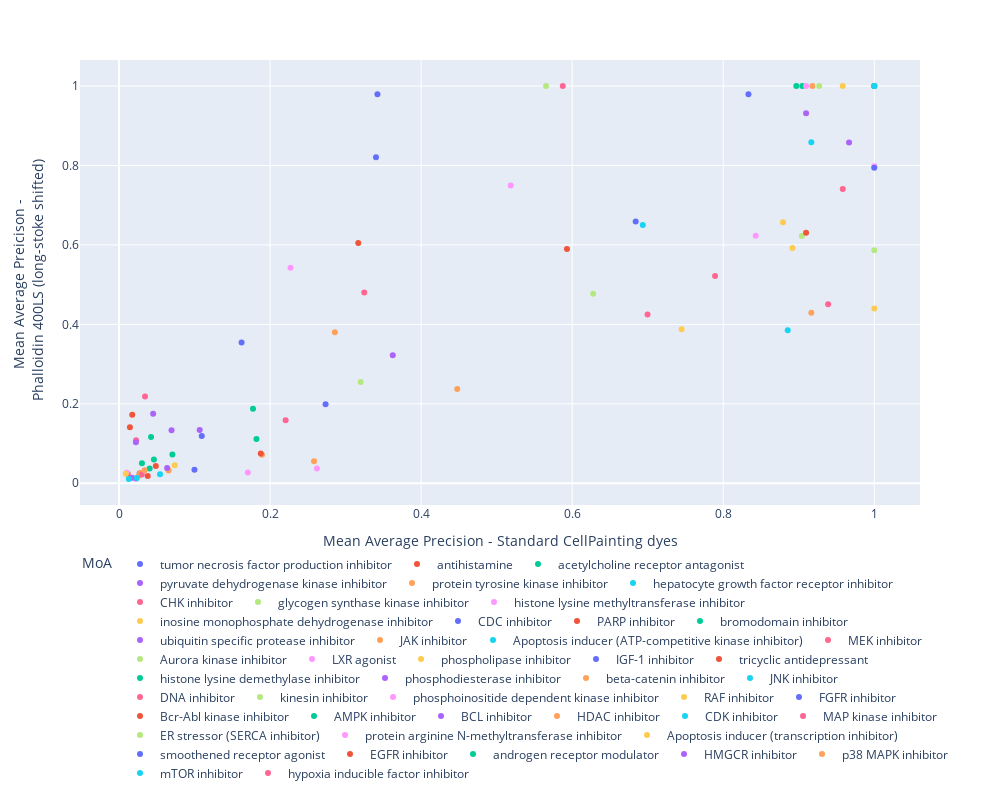

The notebook cell this image was saved under:
### Markdown cell above
#### Standard cellpainting data vs Actin

### Code cell
actin_fig = px.scatter(combined_moa_df, x =combined_moa_df['average_precision_std'], y=combined_moa_df['average_precision_act'],labels={'average_precision_std':'Mean Average Precision - Standard CellPainting dyes', 'average_precision_act':'Mean Average Preicison - <br> Phalloidin 400LS (long-stoke shifted)'}, color=combined_moa_df['MoA'])
actin_fig.update_layout(legend=dict(orientation="h"), height=800, width=1000)

### Figure 1 — Plotly figure (JSON) as saved in the notebook; plotly's stock layout.template omitted (floating-point values rounded to 4 significant figures)
{"data": [{"hovertemplate": "MoA=tumor necrosis factor production inhibitor<br>Mean Average Precision - Standard CellPainting dyes=%{x}<br>Mean Average Preicison - <br> Phalloidin 400LS (long-stoke shifted)=%{y}<extra></extra>", "legendgroup": "tumor necrosis factor production inhibitor", "marker": {"color": "#636efa", "symbol": "circle"}, "mode": "markers", "name": "tumor necrosis factor production inhibitor", "orientation": "v", "showlegend": true, "type": "scatter", "x": [0.1096, 0.02726], "xaxis": "x", "y": [0.1189, 0.02469], "yaxis": "y"}, {"hovertemplate": "MoA=antihistamine<br>Mean Average Precision - Standard CellPainting dyes=%{x}<br>Mean Average Preicison - <br> Phalloidin 400LS (long-stoke shifted)=%{y}<extra></extra>", "legendgroup": "antihistamine", "marker": {"color": "#EF553B", "symbol": "circle"}, "mode": "markers", "name": "antihistamine", "orientation": "v", "showlegend": true, "type": "scatter", "x": [0.01139, 0.03798], "xaxis": "x", "y": [0.02382, 0.01836], "yaxis": "y"}, {"hovertemplate": "MoA=acetylcholine receptor antagonist<br>Mean Average Precision - Standard CellPainting dyes=%{x}<br>Mean Average Preicison - <br> Phalloidin 400LS (long-stoke shifted)=%{y}<extra></extra>", "legendgroup": "acetylcholine receptor antagonist", "marker": {"color": "#00cc96", "symbol": "circle"}, "mode": "markers", "name": "acetylcholine receptor antagonist", "orientation": "v", "showlegend": true, "type": "scatter", "x": [0.04617, 0.0424], "xaxis": "x", "y": [0.05966, 0.1165], "yaxis": "y"}, {"hovertemplate": "MoA=pyruvate dehydrogenase kinase inhibitor<br>Mean Average Precision - Standard CellPainting dyes=%{x}<br>Mean Average Preicison - <br> Phalloidin 400LS (long-stoke shifted)=%{y}<extra></extra>", "legendgroup": "pyruvate dehydrogenase kinase inhibitor", "marker": {"color": "#ab63fa", "symbol": "circle"}, "mode": "markers", "name": "pyruvate dehydrogenase kinase inhibitor", "orientation": "v", "showlegend": true, "type": "scatter", "x": [0.1068, 0.9097], "xaxis": "x", "y": [0.1339, 0.9315], "yaxis": "y"}, {"hovertemplate": "MoA=protein tyrosine kinase inhibitor<br>Mean Average Precision - Standard CellPainting dyes=%{x}<br>Mean Average Preicison - <br> Phalloidin 400LS (long-stoke shifted)=%{y}<extra></extra>", "legendgroup": "protein tyrosine kinase inhibitor", "marker": {"color": "#FFA15A", "symbol": "circle"}, "mode": "markers", "name": "protein tyrosine kinase inhibitor", "orientation": "v", "showlegend": true, "type": "scatter", "x": [0.1893, 0.02813], "xaxis": "x", "y": [0.0719, 0.0259], "yaxis": "y"}, {"hovertemplate": "MoA=hepatocyte growth factor receptor inhibitor<br>Mean Average Precision - Standard CellPainting dyes=%{x}<br>Mean Average Preicison - <br> Phalloidin 400LS (long-stoke shifted)=%{y}<extra></extra>", "legendgroup": "hepatocyte growth factor receptor inhibitor", "marker": {"color": "#19d3f3", "symbol": "circle"}, "mode": "markers", "name": "hepatocyte growth factor receptor inhibitor", "orientation": "v", "showlegend": true, "type": "scatter", "x": [0.9167, 0.05425], "xaxis": "x", "y": [0.8586, 0.02286], "yaxis": "y"}, {"hovertemplate": "MoA=CHK inhibitor<br>Mean Average Precision - Standard CellPainting dyes=%{x}<br>Mean Average Preicison - <br> Phalloidin 400LS (long-stoke shifted)=%{y}<extra></extra>", "legendgroup": "CHK inhibitor", "marker": {"color": "#FF6692", "symbol": "circle"}, "mode": "markers", "name": "CHK inhibitor", "orientation": "v", "showlegend": true, "type": "scatter", "x": [0.9583, 0.7892], "xaxis": "x", "y": [0.741, 0.5214], "yaxis": "y"}, {"hovertemplate": "MoA=glycogen synthase kinase inhibitor<br>Mean Average Precision - Standard CellPainting dyes=%{x}<br>Mean Average Preicison - <br> Phalloidin 400LS (long-stoke shifted)=%{y}<extra></extra>", "legendgroup": "glycogen synthase kinase inhibitor", "marker": {"color": "#B6E880", "symbol": "circle"}, "mode": "markers", "name": "glycogen synthase kinase inhibitor", "orientation": "v", "showlegend": true, "type": "scatter", "x": [1, 0.5654], "xaxis": "x", "y": [0.5864, 1], "yaxis": "y"}, {"hovertemplate": "MoA=histone lysine methyltransferase inhibitor<br>Mean Average Precision - Standard CellPainting dyes=%{x}<br>Mean Average Preicison - <br> Phalloidin 400LS (long-stoke shifted)=%{y}<extra></extra>", "legendgroup": "histone lysine methyltransferase inhibitor", "marker": {"color": "#FF97FF", "symbol": "circle"}, "mode": "markers", "name": "histone lysine methyltransferase inhibitor", "orientation": "v", "showlegend": true, "type": "scatter", "x": [0.01016, 1], "xaxis": "x", "y": [0.02626, 0.7979], "yaxis": "y"}, {"hovertemplate": "MoA=inosine monophosphate dehydrogenase inhibitor<br>Mean Average Precision - Standard CellPainting dyes=%{x}<br>Mean Average Preicison - <br> Phalloidin 400LS (long-stoke shifted)=%{y}<extra></extra>", "legendgroup": "inosine monophosphate dehydrogenase inhibitor", "marker": {"color": "#FECB52", "symbol": "circle"}, "mode": "markers", "name": "inosine monophosphate dehydrogenase inhibitor", "orientation": "v", "showlegend": true, "type": "scatter", "x": [0.9583, 1], "xaxis": "x", "y": [1, 0.4397], "yaxis": "y"}, {"hovertemplate": "MoA=CDC inhibitor<br>Mean Average Precision - Standard CellPainting dyes=%{x}<br>Mean Average Preicison - <br> Phalloidin 400LS (long-stoke shifted)=%{y}<extra></extra>", "legendgroup": "CDC inhibitor", "marker": {"color": "#636efa", "symbol": "circle"}, "mode": "markers", "name": "CDC inhibitor", "orientation": "v", "showlegend": true, "type": "scatter", "x": [1, 0.09987], "xaxis": "x", "y": [0.7942, 0.03386], "yaxis": "y"}, {"hovertemplate": "MoA=PARP inhibitor<br>Mean Average Precision - Standard CellPainting dyes=%{x}<br>Mean Average Preicison - <br> Phalloidin 400LS (long-stoke shifted)=%{y}<extra></extra>", "legendgroup": "PARP inhibitor", "marker": {"color": "#EF553B", "symbol": "circle"}, "mode": "markers", "name": "PARP inhibitor", "orientation": "v", "showlegend": true, "type": "scatter", "x": [0.1877, 0.5931], "xaxis": "x", "y": [0.07504, 0.59], "yaxis": "y"}, {"hovertemplate": "MoA=bromodomain inhibitor<br>Mean Average Precision - Standard CellPainting dyes=%{x}<br>Mean Average Preicison - <br> Phalloidin 400LS (long-stoke shifted)=%{y}<extra></extra>", "legendgroup": "bromodomain inhibitor", "marker": {"color": "#00cc96", "symbol": "circle"}, "mode": "markers", "name": "bromodomain inhibitor", "orientation": "v", "showlegend": true, "type": "scatter", "x": [0.1774, 0.8968], "xaxis": "x", "y": [0.1878, 1], "yaxis": "y"}, {"hovertemplate": "MoA=ubiquitin specific protease inhibitor<br>Mean Average Precision - Standard CellPainting dyes=%{x}<br>Mean Average Preicison - <br> Phalloidin 400LS (long-stoke shifted)=%{y}<extra></extra>", "legendgroup": "ubiquitin specific protease inhibitor", "marker": {"color": "#ab63fa", "symbol": "circle"}, "mode": "markers", "name": "ubiquitin specific protease inhibitor", "orientation": "v", "showlegend": true, "type": "scatter", "x": [0.02248, 0.06952], "xaxis": "x", "y": [0.01174, 0.1337], "yaxis": "y"}, {"hovertemplate": "MoA=JAK inhibitor<br>Mean Average Precision - Standard CellPainting dyes=%{x}<br>Mean Average Preicison - <br> Phalloidin 400LS (long-stoke shifted)=%{y}<extra></extra>", "legendgroup": "JAK inhibitor", "marker": {"color": "#FFA15A", "symbol": "circle"}, "mode": "markers", "name": "JAK inhibitor", "orientation": "v", "showlegend": true, "type": "scatter", "x": [0.06569, 0.2582], "xaxis": "x", "y": [0.03241, 0.05544], "yaxis": "y"}, {"hovertemplate": "MoA=Apoptosis inducer (ATP-competitive kinase inhibitor)<br>Mean Average Precision - Standard CellPainting dyes=%{x}<br>Mean Average Preicison - <br> Phalloidin 400LS (long-stoke shifted)=%{y}<extra></extra>", "legendgroup": "Apoptosis inducer (ATP-competitive kinase inhibitor)", "marker": {"color": "#19d3f3", "symbol": "circle"}, "mode": "markers", "name": "Apoptosis inducer (ATP-competitive kinase inhibitor)", "orientation": "v", "showlegend": true, "type": "scatter", "x": [0.6936], "xaxis": "x", "y": [0.6501], "yaxis": "y"}, {"hovertemplate": "MoA=MEK inhibitor<br>Mean Average Precision - Standard CellPainting dyes=%{x}<br>Mean Average Preicison - <br> Phalloidin 400LS (long-stoke shifted)=%{y}<extra></extra>", "legendgroup": "MEK inhibitor", "marker": {"color": "#FF6692", "symbol": "circle"}, "mode": "markers", "name": "MEK inhibitor", "orientation": "v", "showlegend": true, "type": "scatter", "x": [0.2206, 0.5876], "xaxis": "x", "y": [0.1584, 1], "yaxis": "y"}, {"hovertemplate": "MoA=Aurora kinase inhibitor<br>Mean Average Precision - Standard CellPainting dyes=%{x}<br>Mean Average Preicison - <br> Phalloidin 400LS (long-stoke shifted)=%{y}<extra></extra>", "legendgroup": "Aurora kinase inhibitor", "marker": {"color": "#B6E880", "symbol": "circle"}, "mode": "markers", "name": "Aurora kinase inhibitor", "orientation": "v", "showlegend": true, "type": "scatter", "x": [0.9271, 0.6278], "xaxis": "x", "y": [1, 0.4769], "yaxis": "y"}, {"hovertemplate": "MoA=LXR agonist<br>Mean Average Precision - Standard CellPainting dyes=%{x}<br>Mean Average Preicison - <br> Phalloidin 400LS (long-stoke shifted)=%{y}<extra></extra>", "legendgroup": "LXR agonist", "marker": {"color": "#FF97FF", "symbol": "circle"}, "mode": "markers", "name": "LXR agonist", "orientation": "v", "showlegend": true, "type": "scatter", "x": [0.8431, 0.262], "xaxis": "x", "y": [0.6231, 0.03732], "yaxis": "y"}, {"hovertemplate": "MoA=phospholipase inhibitor<br>Mean Average Precision - Standard CellPainting dyes=%{x}<br>Mean Average Preicison - <br> Phalloidin 400LS (long-stoke shifted)=%{y}<extra></extra>", "legendgroup": "phospholipase inhibitor", "marker": {"color": "#FECB52", "symbol": "circle"}, "mode": "markers", "name": "phospholipase inhibitor", "orientation": "v", "showlegend": true, "type": "scatter", "x": [0.008888, 0.8792], "xaxis": "x", "y": [0.02403, 0.6573], "yaxis": "y"}, {"hovertemplate": "MoA=IGF-1 inhibitor<br>Mean Average Precision - Standard CellPainting dyes=%{x}<br>Mean Average Preicison - <br> Phalloidin 400LS (long-stoke shifted)=%{y}<extra></extra>", "legendgroup": "IGF-1 inhibitor", "marker": {"color": "#636efa", "symbol": "circle"}, "mode": "markers", "name": "IGF-1 inhibitor", "orientation": "v", "showlegend": true, "type": "scatter", "x": [0.6841, 0.3402], "xaxis": "x", "y": [0.6589, 0.8208], "yaxis": "y"}, {"hovertemplate": "MoA=tricyclic antidepressant<br>Mean Average Precision - Standard CellPainting dyes=%{x}<br>Mean Average Preicison - <br> Phalloidin 400LS (long-stoke shifted)=%{y}<extra></extra>", "legendgroup": "tricyclic antidepressant", "marker": {"color": "#EF553B", "symbol": "circle"}, "mode": "markers", "name": "tricyclic antidepressant", "orientation": "v", "showlegend": true, "type": "scatter", "x": [0.0144, 0.0487], "xaxis": "x", "y": [0.1412, 0.04378], "yaxis": "y"}, {"hovertemplate": "MoA=histone lysine demethylase inhibitor<br>Mean Average Precision - Standard CellPainting dyes=%{x}<br>Mean Average Preicison - <br> Phalloidin 400LS (long-stoke shifted)=%{y}<extra></extra>", "legendgroup": "histone lysine demethylase inhibitor", "marker": {"color": "#00cc96", "symbol": "circle"}, "mode": "markers", "name": "histone lysine demethylase inhibitor", "orientation": "v", "showlegend": true, "type": "scatter", "x": [0.03033, 0.9048], "xaxis": "x", "y": [0.05027, 1], "yaxis": "y"}, {"hovertemplate": "MoA=phosphodiesterase inhibitor<br>Mean Average Precision - Standard CellPainting dyes=%{x}<br>Mean Average Preicison - <br> Phalloidin 400LS (long-stoke shifted)=%{y}<extra></extra>", "legendgroup": "phosphodiesterase inhibitor", "marker": {"color": "#ab63fa", "symbol": "circle"}, "mode": "markers", "name": "phosphodiesterase inhibitor", "orientation": "v", "showlegend": true, "type": "scatter", "x": [0.06367, 0.01717], "xaxis": "x", "y": [0.03855, 0.01368], "yaxis": "y"}, {"hovertemplate": "MoA=beta-catenin inhibitor<br>Mean Average Precision - Standard CellPainting dyes=%{x}<br>Mean Average Preicison - <br> Phalloidin 400LS (long-stoke shifted)=%{y}<extra></extra>", "legendgroup": "beta-catenin inhibitor", "marker": {"color": "#FFA15A", "symbol": "circle"}, "mode": "markers", "name": "beta-catenin inhibitor", "orientation": "v", "showlegend": true, "type": "scatter", "x": [0.02611, 0.4478], "xaxis": "x", "y": [0.01901, 0.2371], "yaxis": "y"}, {"hovertemplate": "MoA=JNK inhibitor<br>Mean Average Precision - Standard CellPainting dyes=%{x}<br>Mean Average Preicison - <br> Phalloidin 400LS (long-stoke shifted)=%{y}<extra></extra>", "legendgroup": "JNK inhibitor", "marker": {"color": "#19d3f3", "symbol": "circle"}, "mode": "markers", "name": "JNK inhibitor", "orientation": "v", "showlegend": true, "type": "scatter", "x": [0.01297, 0.02353], "xaxis": "x", "y": [0.01078, 0.01315], "yaxis": "y"}, {"hovertemplate": "MoA=DNA inhibitor<br>Mean Average Precision - Standard CellPainting dyes=%{x}<br>Mean Average Preicison - <br> Phalloidin 400LS (long-stoke shifted)=%{y}<extra></extra>", "legendgroup": "DNA inhibitor", "marker": {"color": "#FF6692", "symbol": "circle"}, "mode": "markers", "name": "DNA inhibitor", "orientation": "v", "showlegend": true, "type": "scatter", "x": [0.0302, 0.6998], "xaxis": "x", "y": [0.02239, 0.4247], "yaxis": "y"}, {"hovertemplate": "MoA=kinesin inhibitor<br>Mean Average Precision - Standard CellPainting dyes=%{x}<br>Mean Average Preicison - <br> Phalloidin 400LS (long-stoke shifted)=%{y}<extra></extra>", "legendgroup": "kinesin inhibitor", "marker": {"color": "#B6E880", "symbol": "circle"}, "mode": "markers", "name": "kinesin inhibitor", "orientation": "v", "showlegend": true, "type": "scatter", "x": [0.9042, 0.3199], "xaxis": "x", "y": [0.6227, 0.2552], "yaxis": "y"}, {"hovertemplate": "MoA=phosphoinositide dependent kinase inhibitor<br>Mean Average Precision - Standard CellPainting dyes=%{x}<br>Mean Average Preicison - <br> Phalloidin 400LS (long-stoke shifted)=%{y}<extra></extra>", "legendgroup": "phosphoinositide dependent kinase inhibitor", "marker": {"color": "#FF97FF", "symbol": "circle"}, "mode": "markers", "name": "phosphoinositide dependent kinase inhibitor", "orientation": "v", "showlegend": true, "type": "scatter", "x": [0.9097, 0.5186], "xaxis": "x", "y": [1, 0.7496], "yaxis": "y"}, {"hovertemplate": "MoA=RAF inhibitor<br>Mean Average Precision - Standard CellPainting dyes=%{x}<br>Mean Average Preicison - <br> Phalloidin 400LS (long-stoke shifted)=%{y}<extra></extra>", "legendgroup": "RAF inhibitor", "marker": {"color": "#FECB52", "symbol": "circle"}, "mode": "markers", "name": "RAF inhibitor", "orientation": "v", "showlegend": true, "type": "scatter", "x": [0.07374, 0.8917], "xaxis": "x", "y": [0.04513, 0.5923], "yaxis": "y"}, {"hovertemplate": "MoA=FGFR inhibitor<br>Mean Average Precision - Standard CellPainting dyes=%{x}<br>Mean Average Preicison - <br> Phalloidin 400LS (long-stoke shifted)=%{y}<extra></extra>", "legendgroup": "FGFR inhibitor", "marker": {"color": "#636efa", "symbol": "circle"}, "mode": "markers", "name": "FGFR inhibitor", "orientation": "v", "showlegend": true, "type": "scatter", "x": [0.3422, 0.8334], "xaxis": "x", "y": [0.9792, 0.9792], "yaxis": "y"}, {"hovertemplate": "MoA=Bcr-Abl kinase inhibitor<br>Mean Average Precision - Standard CellPainting dyes=%{x}<br>Mean Average Preicison - <br> Phalloidin 400LS (long-stoke shifted)=%{y}<extra></extra>", "legendgroup": "Bcr-Abl kinase inhibitor", "marker": {"color": "#EF553B", "symbol": "circle"}, "mode": "markers", "name": "Bcr-Abl kinase inhibitor", "orientation": "v", "showlegend": true, "type": "scatter", "x": [0.9097, 0.3168], "xaxis": "x", "y": [0.6309, 0.605], "yaxis": "y"}, {"hovertemplate": "MoA=AMPK inhibitor<br>Mean Average Precision - Standard CellPainting dyes=%{x}<br>Mean Average Preicison - <br> Phalloidin 400LS (long-stoke shifted)=%{y}<extra></extra>", "legendgroup": "AMPK inhibitor", "marker": {"color": "#00cc96", "symbol": "circle"}, "mode": "markers", "name": "AMPK inhibitor", "orientation": "v", "showlegend": true, "type": "scatter", "x": [0.07066], "xaxis": "x", "y": [0.07234], "yaxis": "y"}, {"hovertemplate": "MoA=BCL inhibitor<br>Mean Average Precision - Standard CellPainting dyes=%{x}<br>Mean Average Preicison - <br> Phalloidin 400LS (long-stoke shifted)=%{y}<extra></extra>", "legendgroup": "BCL inhibitor", "marker": {"color": "#ab63fa", "symbol": "circle"}, "mode": "markers", "name": "BCL inhibitor", "orientation": "v", "showlegend": true, "type": "scatter", "x": [0.9667, 0.3625], "xaxis": "x", "y": [0.8576, 0.3224], "yaxis": "y"}, {"hovertemplate": "MoA=HDAC inhibitor<br>Mean Average Precision - Standard CellPainting dyes=%{x}<br>Mean Average Preicison - <br> Phalloidin 400LS (long-stoke shifted)=%{y}<extra></extra>", "legendgroup": "HDAC inhibitor", "marker": {"color": "#FFA15A", "symbol": "circle"}, "mode": "markers", "name": "HDAC inhibitor", "orientation": "v", "showlegend": true, "type": "scatter", "x": [0.9167, 0.9181], "xaxis": "x", "y": [0.4292, 1], "yaxis": "y"}, {"hovertemplate": "MoA=CDK inhibitor<br>Mean Average Precision - Standard CellPainting dyes=%{x}<br>Mean Average Preicison - <br> Phalloidin 400LS (long-stoke shifted)=%{y}<extra></extra>", "legendgroup": "CDK inhibitor", "marker": {"color": "#19d3f3", "symbol": "circle"}, "mode": "markers", "name": "CDK inhibitor", "orientation": "v", "showlegend": true, "type": "scatter", "x": [0.8854, 1], "xaxis": "x", "y": [0.3849, 1], "yaxis": "y"}, {"hovertemplate": "MoA=MAP kinase inhibitor<br>Mean Average Precision - Standard CellPainting dyes=%{x}<br>Mean Average Preicison - <br> Phalloidin 400LS (long-stoke shifted)=%{y}<extra></extra>", "legendgroup": "MAP kinase inhibitor", "marker": {"color": "#FF6692", "symbol": "circle"}, "mode": "markers", "name": "MAP kinase inhibitor", "orientation": "v", "showlegend": true, "type": "scatter", "x": [0.02254, 0.3247], "xaxis": "x", "y": [0.1084, 0.4803], "yaxis": "y"}, {"hovertemplate": "MoA=ER stressor (SERCA inhibitor)<br>Mean Average Precision - Standard CellPainting dyes=%{x}<br>Mean Average Preicison - <br> Phalloidin 400LS (long-stoke shifted)=%{y}<extra></extra>", "legendgroup": "ER stressor (SERCA inhibitor)", "marker": {"color": "#B6E880", "symbol": "circle"}, "mode": "markers", "name": "ER stressor (SERCA inhibitor)", "orientation": "v", "showlegend": true, "type": "scatter", "x": [1], "xaxis": "x", "y": [1], "yaxis": "y"}, {"hovertemplate": "MoA=protein arginine N-methyltransferase inhibitor<br>Mean Average Precision - Standard CellPainting dyes=%{x}<br>Mean Average Preicison - <br> Phalloidin 400LS (long-stoke shifted)=%{y}<extra></extra>", "legendgroup": "protein arginine N-methyltransferase inhibitor", "marker": {"color": "#FF97FF", "symbol": "circle"}, "mode": "markers", "name": "protein arginine N-methyltransferase inhibitor", "orientation": "v", "showlegend": true, "type": "scatter", "x": [0.227, 0.1705], "xaxis": "x", "y": [0.5426, 0.02716], "yaxis": "y"}, {"hovertemplate": "MoA=Apoptosis inducer (transcription inhibitor)<br>Mean Average Precision - Standard CellPainting dyes=%{x}<br>Mean Average Preicison - <br> Phalloidin 400LS (long-stoke shifted)=%{y}<extra></extra>", "legendgroup": "Apoptosis inducer (transcription inhibitor)", "marker": {"color": "#FECB52", "symbol": "circle"}, "mode": "markers", "name": "Apoptosis inducer (transcription inhibitor)", "orientation": "v", "showlegend": true, "type": "scatter", "x": [0.7449], "xaxis": "x", "y": [0.3876], "yaxis": "y"}, {"hovertemplate": "MoA=smoothened receptor agonist<br>Mean Average Precision - Standard CellPainting dyes=%{x}<br>Mean Average Preicison - <br> Phalloidin 400LS (long-stoke shifted)=%{y}<extra></extra>", "legendgroup": "smoothened receptor agonist", "marker": {"color": "#636efa", "symbol": "circle"}, "mode": "markers", "name": "smoothened receptor agonist", "orientation": "v", "showlegend": true, "type": "scatter", "x": [0.2735, 0.1623], "xaxis": "x", "y": [0.1991, 0.3545], "yaxis": "y"}, {"hovertemplate": "MoA=EGFR inhibitor<br>Mean Average Precision - Standard CellPainting dyes=%{x}<br>Mean Average Preicison - <br> Phalloidin 400LS (long-stoke shifted)=%{y}<extra></extra>", "legendgroup": "EGFR inhibitor", "marker": {"color": "#EF553B", "symbol": "circle"}, "mode": "markers", "name": "EGFR inhibitor", "orientation": "v", "showlegend": true, "type": "scatter", "x": [0.0175, 1], "xaxis": "x", "y": [0.1725, 1], "yaxis": "y"}, {"hovertemplate": "MoA=androgen receptor modulator<br>Mean Average Precision - Standard CellPainting dyes=%{x}<br>Mean Average Preicison - <br> Phalloidin 400LS (long-stoke shifted)=%{y}<extra></extra>", "legendgroup": "androgen receptor modulator", "marker": {"color": "#00cc96", "symbol": "circle"}, "mode": "markers", "name": "androgen receptor modulator", "orientation": "v", "showlegend": true, "type": "scatter", "x": [0.04048, 0.182], "xaxis": "x", "y": [0.0371, 0.1112], "yaxis": "y"}, {"hovertemplate": "MoA=HMGCR inhibitor<br>Mean Average Precision - Standard CellPainting dyes=%{x}<br>Mean Average Preicison - <br> Phalloidin 400LS (long-stoke shifted)=%{y}<extra></extra>", "legendgroup": "HMGCR inhibitor", "marker": {"color": "#ab63fa", "symbol": "circle"}, "mode": "markers", "name": "HMGCR inhibitor", "orientation": "v", "showlegend": true, "type": "scatter", "x": [0.04517, 0.0223], "xaxis": "x", "y": [0.1752, 0.1031], "yaxis": "y"}, {"hovertemplate": "MoA=p38 MAPK inhibitor<br>Mean Average Precision - Standard CellPainting dyes=%{x}<br>Mean Average Preicison - <br> Phalloidin 400LS (long-stoke shifted)=%{y}<extra></extra>", "legendgroup": "p38 MAPK inhibitor", "marker": {"color": "#FFA15A", "symbol": "circle"}, "mode": "markers", "name": "p38 MAPK inhibitor", "orientation": "v", "showlegend": true, "type": "scatter", "x": [0.2857, 0.03395], "xaxis": "x", "y": [0.3801, 0.03268], "yaxis": "y"}, {"hovertemplate": "MoA=mTOR inhibitor<br>Mean Average Precision - Standard CellPainting dyes=%{x}<br>Mean Average Preicison - <br> Phalloidin 400LS (long-stoke shifted)=%{y}<extra></extra>", "legendgroup": "mTOR inhibitor", "marker": {"color": "#19d3f3", "symbol": "circle"}, "mode": "markers", "name": "mTOR inhibitor", "orientation": "v", "showlegend": true, "type": "scatter", "x": [1, 1], "xaxis": "x", "y": [1, 1], "yaxis": "y"}, {"hovertemplate": "MoA=hypoxia inducible factor inhibitor<br>Mean Average Precision - Standard CellPainting dyes=%{x}<br>Mean Average Preicison - <br> Phalloidin 400LS (long-stoke shifted)=%{y}<extra></extra>", "legendgroup": "hypoxia inducible factor inhibitor", "marker": {"color": "#FF6692", "symbol": "circle"}, "mode": "markers", "name": "hypoxia inducible factor inhibitor", "orientation": "v", "showlegend": true, "type": "scatter", "x": [0.03438, 0.9389], "xaxis": "x", "y": [0.2186, 0.4508], "yaxis": "y"}], "layout": {"height": 800, "legend": {"orientation": "h", "title": {"text": "MoA"}, "tracegroupgap": 0}, "margin": {"t": 60}, "width": 1000, "xaxis": {"anchor": "y", "domain": [0, 1], "title": {"text": "Mean Average Precision - Standard CellPainting dyes"}}, "yaxis": {"anchor": "x", "domain": [0, 1], "title": {"text": "Mean Average Preicison - <br> Phalloidin 400LS (long-stoke shifted)"}}}}
